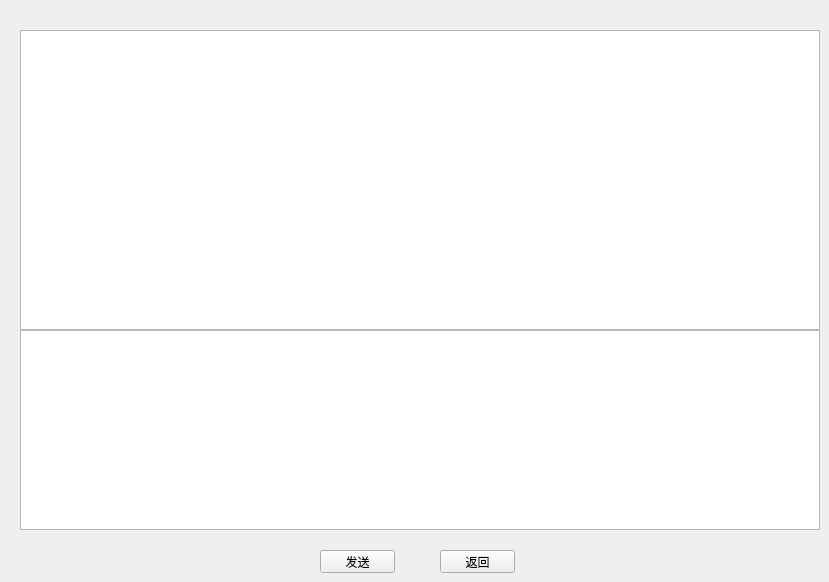
    <widget class="QWidget" name="SendMessage">
     <widget class="QTextEdit" name="textEdit">
      <property name="geometry">
       <rect>
        <x>20</x>
        <y>330</y>
        <width>800</width>
        <height>200</height>
       </rect>
      </property>
      <property name="toolTip">
       <string>&lt;html&gt;&lt;head/&gt;&lt;body&gt;&lt;p&gt;请输入信息&lt;/p&gt;&lt;/body&gt;&lt;/html&gt;</string>
      </property>
     </widget>
     <widget class="QPushButton" name="button_return">
      <property name="geometry">
       <rect>
        <x>440</x>
        <y>550</y>
        <width>75</width>
        <height>23</height>
       </rect>
      </property>
      <property name="toolTip">
       <string>&lt;html&gt;&lt;head/&gt;&lt;body&gt;&lt;p&gt;返回购买界面&lt;/p&gt;&lt;/body&gt;&lt;/html&gt;</string>
      </property>
      <property name="text">
       <string>返回</string>
      </property>
     </widget>
     <widget class="QTextBrowser" name="textBrowser_read">
      <property name="geometry">
       <rect>
        <x>20</x>
        <y>30</y>
        <width>800</width>
        <height>300</height>
       </rect>
      </property>
      <property name="toolTip">
       <string>&lt;html&gt;&lt;head/&gt;&lt;body&gt;&lt;p&gt;服务器传来的消息&lt;/p&gt;&lt;/body&gt;&lt;/html&gt;</string>
      </property>
     </widget>
     <widget class="QPushButton" name="button_send_message">
      <property name="geometry">
       <rect>
        <x>320</x>
        <y>550</y>
        <width>75</width>
        <height>23</height>
       </rect>
      </property>
      <property name="toolTip">
       <string>&lt;html&gt;&lt;head/&gt;&lt;body&gt;&lt;p&gt;给服务器发送消息&lt;/p&gt;&lt;/body&gt;&lt;/html&gt;</string>
      </property>
      <property name="text">
       <string>发送</string>
      </property>
     </widget>
    </widget>
